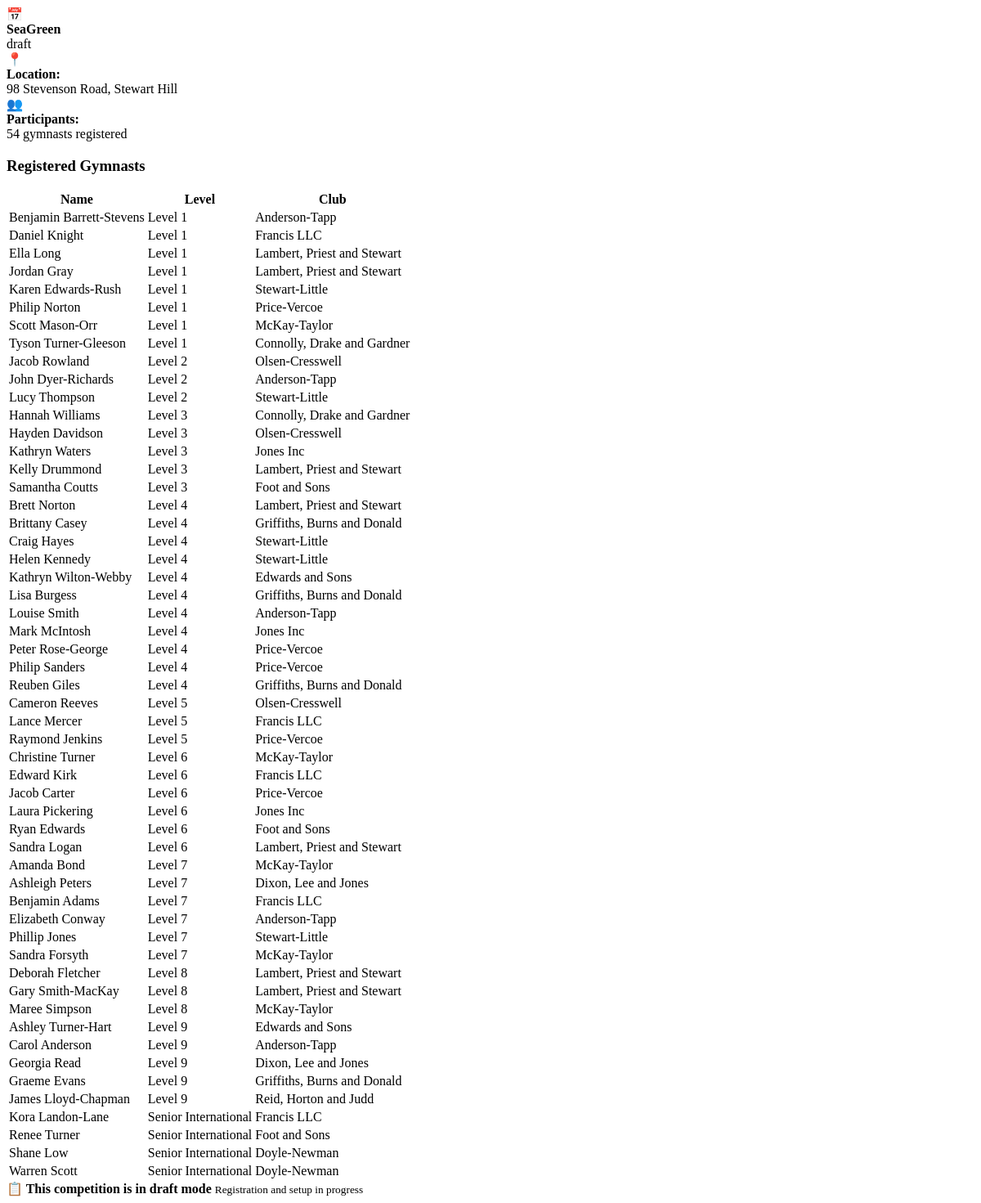
The page /competition/20 on the database as committed earlier.
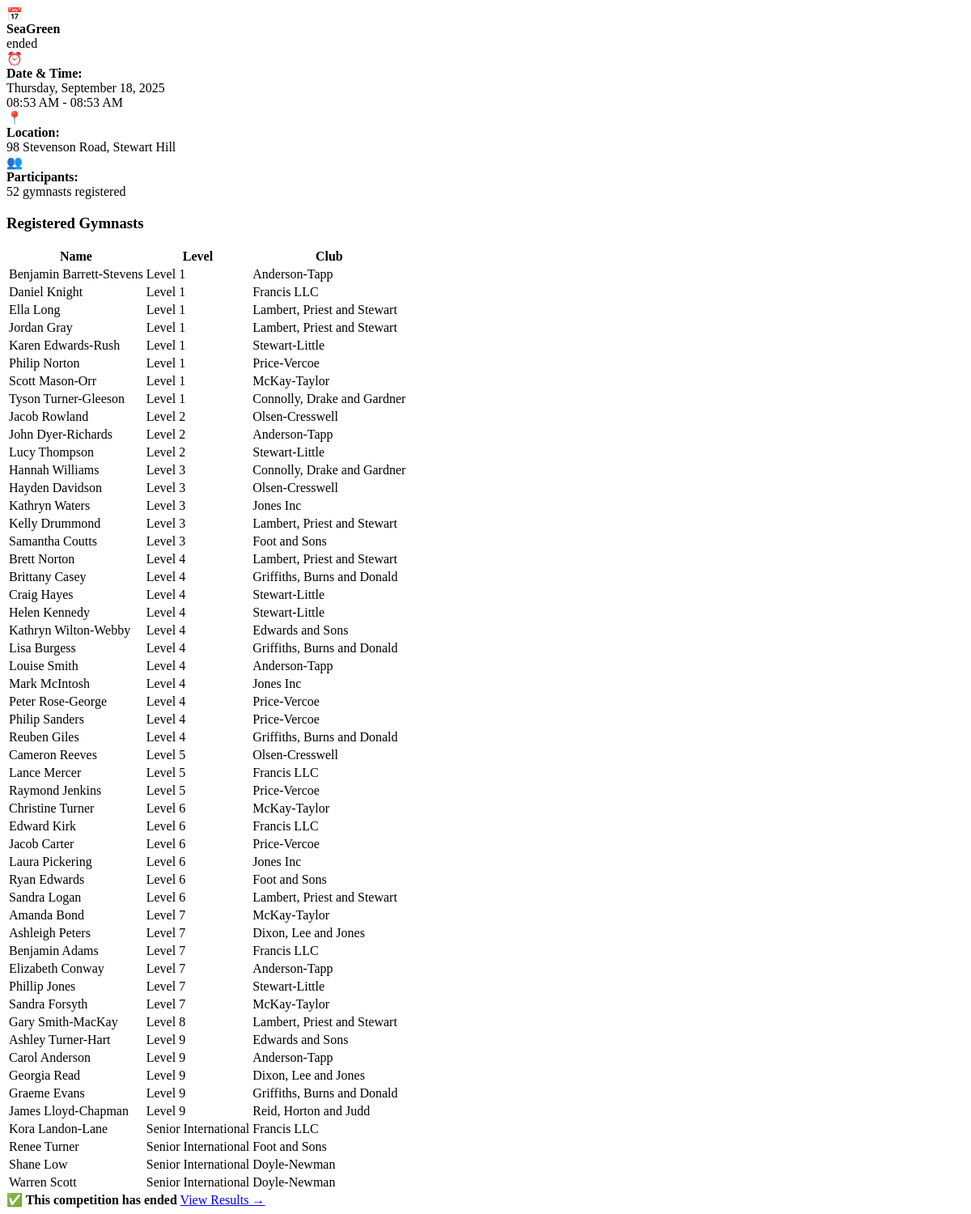
The same page on the database as committed later.
### models.py (models this page shows)
class Competitions(db.Model):
    __tablename__ = 'competitions'
    id = db.Column(
        db.Integer, primary_key=True
    )
    season_id = db.Column(
        db.Integer, db.ForeignKey('seasons.id'), nullable=False
    )
    name = db.Column(
        db.String(50), nullable=False
    )
    address = db.Column(
        db.String(100), nullable=False
    )
    competition_date = db.Column(
        db.Date, nullable=True
    )
    status = db.Column(
        db.String(20), nullable=False, default='draft'
    )
    started_at = db.Column(
        db.DateTime, nullable=True
    )
    ended_at = db.Column(
        db.DateTime, nullable=True
    )
    entries = db.relationship(
        'Entries', backref='competitions'
    )
    season = db.relationship(
        'Seasons', backref='competitions'
    )

class Entries(db.Model):
    __tablename__ = 'entries'
    id = db.Column(
        db.Integer, primary_key=True
    )
    competition_id = db.Column(
        db.Integer, db.ForeignKey('competitions.id'), nullable=False
    )
    gymnast_id = db.Column(
        db.Integer, db.ForeignKey('gymnasts.id'), nullable=False
    )
    scores = db.relationship(
        'Scores', backref='entry'
    )
    __table_args__ = (
        db.UniqueConstraint('competition_id', 'gymnast_id',
                            name='_competition_gymnast_uc'),
        )

class Gymnasts(db.Model):
    __tablename__ = 'gymnasts'
    id = db.Column(
        db.Integer, primary_key=True
    )
    club_id = db.Column(
        db.Integer, db.ForeignKey('clubs.id'), nullable=False
    )
    name = db.Column(
        db.String(50), nullable=False
    )
    level = db.Column(
        db.String(50), nullable=False
    )
    entries = db.relationship(
        'Entries', backref='gymnasts',
    )

class Clubs(db.Model):
    __tablename__ = 'clubs'
    id = db.Column(
        db.Integer, primary_key=True
        )
    name = db.Column(
        db.String(50), nullable=False
    )
    gymnasts = db.relationship(
        'Gymnasts', backref='clubs'
    )

### routes/calendar.py (the view)
@main.route('/competition/<int:competition_id>')
def competition_details(competition_id):
    competition = models.Competitions.query.get_or_404(competition_id)
    entries_count = models.Entries.query.filter_by(
        competition_id=competition_id
    ).count()
    level_order_case = db.case(
        (models.Gymnasts.level == 'Level 1', 1),
        (models.Gymnasts.level == 'Level 2', 2),
        (models.Gymnasts.level == 'Level 3', 3),
        (models.Gymnasts.level == 'Level 4', 4),
        (models.Gymnasts.level == 'Level 5', 5),
        (models.Gymnasts.level == 'Level 6', 6),
        (models.Gymnasts.level == 'Level 7', 7),
        (models.Gymnasts.level == 'Level 8', 8),
        (models.Gymnasts.level == 'Level 9', 9),
        (models.Gymnasts.level == 'Junior Inter', 10),
        (models.Gymnasts.level == 'Senior Inter', 11),
        else_=999
    )
    entries = db.session.query(models.Entries, models.Gymnasts, models.Clubs)\
        .join(models.Gymnasts,
              models.Entries.gymnast_id == models.Gymnasts.id)\
        .join(models.Clubs, models.Gymnasts.club_id == models.Clubs.id)\
        .filter(models.Entries.competition_id == competition_id)\
        .order_by(level_order_case, models.Gymnasts.name)\
        .all()
    return render_template(
        'competition_details.html',
        competition=competition,
        entries_count=entries_count,
        entries=entries
    )

### routes/__init__.py (called while the page is built)
@main.context_processor  # Ensures this is run before any other routes
def inject_user():
    return dict(
        logged_in='user_id' in session,
        user_roles=session.get('roles', []),
        is_admin='admin' in session.get('roles', []),
        is_judge='judges' in session.get('roles', []),
        user_id=session.get('user_id')
    )

### templates/competition_details.html (shortened to what this page needs)
<div class="competition-info">
    <div class="info-item">
        <div class="info-icon">📅</div>
        <div>
            <strong>{{ competition.name }}</strong>
            <br>
            <span class="status-badge status-{{ competition.status }}">{{ competition.status }}</span>
        </div>
    </div>
    {% if competition.started_at %}
    <div class="info-item">
        <div class="info-icon">⏰</div>
        <div>
            <strong>Date & Time:</strong><br>
            {{ competition.started_at.strftime('%A, %B %d, %Y') }}<br>
            {{ competition.started_at.strftime('%I:%M %p') }}
            {% if competition.ended_at %}
            - {{ competition.ended_at.strftime('%I:%M %p') }}
            {% endif %}
        </div>
    </div>
    {% endif %}
    <div class="info-item">
        <div class="info-icon">📍</div>
        <div>
            <strong>Location:</strong><br>
            {{ competition.address }}
        </div>
    </div>
    <div class="info-item">
        <div class="info-icon">👥</div>
        <div>
            <strong>Participants:</strong><br>
            {{ entries_count }} gymnasts registered
        </div>
    </div>
</div>
{% if entries %}
<div class="competition-details-section">
    <h3>Registered Gymnasts</h3>
    <div class="gymnasts-table-container">
        <table class="gymnasts-table">
            <thead>
                <tr>
                    <th>Name</th>
                    <th>Level</th>
                    <th>Club</th>
                </tr>
            </thead>
            <tbody>
                {% for entry, gymnast, club in entries %}
                <tr>
                    <td>{{ gymnast.name }}</td>
                    <td>{{ gymnast.level }}</td>
                    <td>{{ club.name }}</td>
                </tr>
                {% endfor %}
            </tbody>
        </table>
    </div>
</div>
{% endif %}
{% if competition.status == 'draft' %}
<div class="status-alert draft">
    <strong>📋 This competition is in draft mode</strong>
    <small>Registration and setup in progress</small>
</div>
{% endif %}
{% if competition.status == 'ended' %}
<div class="status-alert ended">
    <strong>✅ This competition has ended</strong>
    <a href="{{ url_for('main.results') }}">View Results →</a>
</div>
{% endif %}

Rows that differ between the two databases and show on the page:
removed Entries: name "Deborah Fletcher", level "Level 8", name "Lambert, Priest and Stewart"
removed Entries: name "Maree Simpson", level "Level 8", name "McKay-Taylor"
changed Competitions "SeaGreen": status "draft" → "ended"; started_at (not shown) → "Thursday, September 18, 2025"; started_at (not shown) → "08:53 AM"; ended_at (not shown) → "08:53 AM"
Other text that changed with them:
{{ entries_count }}: "54" → "52"
text no longer shown: "📋 This competition is in draft mode Registration and setup in progress"
text now shown: "⏰ Date & Time: - ✅ This competition has ended View Results →"
